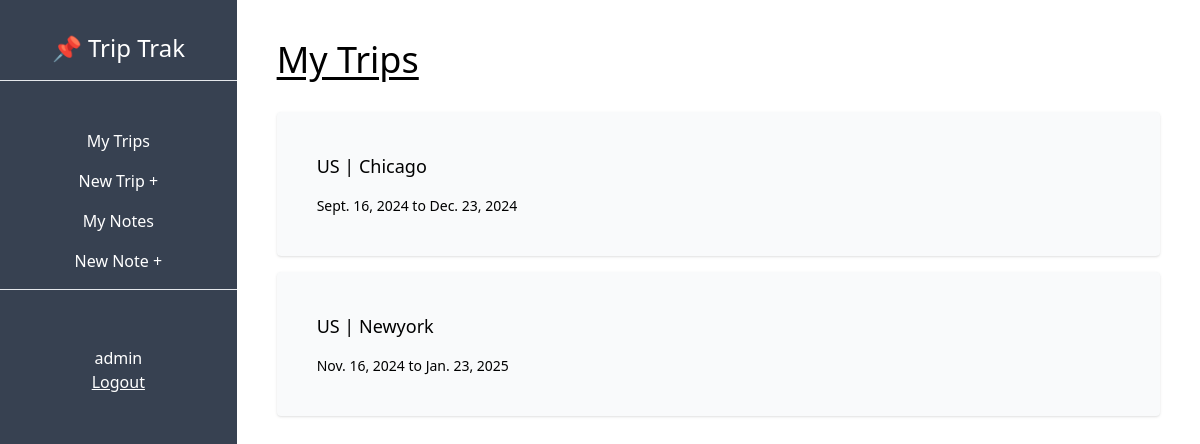
The page /dashboard/ (signed in) on the database its author committed.
### trip/models.py (models this page shows, shortened)
class Trip(models.Model):
    city = models.CharField(max_length=80)
    country = models.CharField(max_length=5)
    start_date = models.DateField(blank=True, null=True)
    end_date = models.DateField(blank=True, null= True)
    owner = models.ForeignKey(User, on_delete=models.CASCADE, related_name='trips')

### trip/views.py (the view)
# urls.py: path('dashboard/', trips_list , name='trip-list'),
def trips_list(request):
    trips = Trip.objects.filter(owner = request.user)
    context = {
        'trips': trips
    }
    return render(request, 'trip/trip_list.html', context)

### trip/templates/trip/trip_list.html
{% extends 'trip/_base.html' %}
{% block content %}
<h1 class="text-4xl underline underline-offset-4 mb-8">My Trips</h1>
{% for trip in trips %}
    <div class="bg-gray-50 p-10 rounded shadow my-4 hover:shadow-lg hover:cursor-pointer">
        <a href="{% url 'trip-detail' trip.pk %}">
            <p class="text-lg">{{trip.country}} | {{trip.city}}</p>
            <p class="text-sm pt-4">
                {% if trip.start_date %}
	            {{trip.start_date}}
	            {% else %}
	            TBA
	            {% endif %}
	            to
	            {% if trip.end_date %}
	            {{ trip.end_date|date}}
	            {% else %}
	            TBA
	            {% endif %}
            </p>
        </a>
    </div>
{% endfor %}
{% endblock content %}

### trip/templates/trip/_base.html (shortened to what this page needs)
<!DOCTYPE html>
<html lang="en">
<head>
    <script src="https://cdn.tailwindcss.com"></script>
</head>
<body>
   <div class="flex-col md:flex-row flex h-screen">
    <div class="md:h-screen bg-gray-700 text-white w-full md:w-1/4 md:max-w-xs py-2 md:pt-8 md:pb-2 ">
        <div class="border-b w-full text-center pb-4 text-2xl">
            <h1>📌 Trip Trak</h1>
        </div>
        <div class="pt-4 w-full text-center">
            <br>
            <ul class="flex md:flex-col justify-around px-2 md:px-0 pb-2 md:pb-0">
                <li class="py-2 px-3 md:px-0 hover:bg-gray-600 hover:cursor-pointer"> <a href="{% url 'trip-list' %}">My Trips</a></li>
                <li class="py-2 px-3 md:px-0 hover:bg-gray-600 hover:cursor-pointer"> <a href="{% url 'trip-create' %}">New Trip +</a></li>
                <li class="py-2 px-3 md:px-0 hover:bg-gray-600 hover:cursor-pointer"><a href="{% url 'note-list' %}"> My Notes</a></li>
                <li class="py-2 px-3 md:px-0 hover:bg-gray-600 hover:cursor-pointer"> <a href="{% url 'note-create' %}">New Note +</a></li>
            </ul>
        </div>
        <div class="mt-auto w-full text-center flex md:flex-col justify-evenly py-2 md:pt-0">
            <hr class="my-2">
            <br>
            <br>
            <p class="">{{user.username}}</p>
            <a  class="underline" href="{% url 'login' %}"> Logout </a>
        </div>
    </div>
        <div class="w-full md:w-full p-10 overflow-auto">
            {% block content %}
            {% endblock content %}
        </div>
   </div>
</body>
</html>

### rows shown on the page
Trip: country "US", city "Chicago", start_date "Sept. 16, 2024", end_date "Dec. 23, 2024"
Trip: country "US", city "Newyork", start_date "Nov. 16, 2024", end_date "Jan. 23, 2025"

### other values the page prints
{{ user.username }} "admin"
